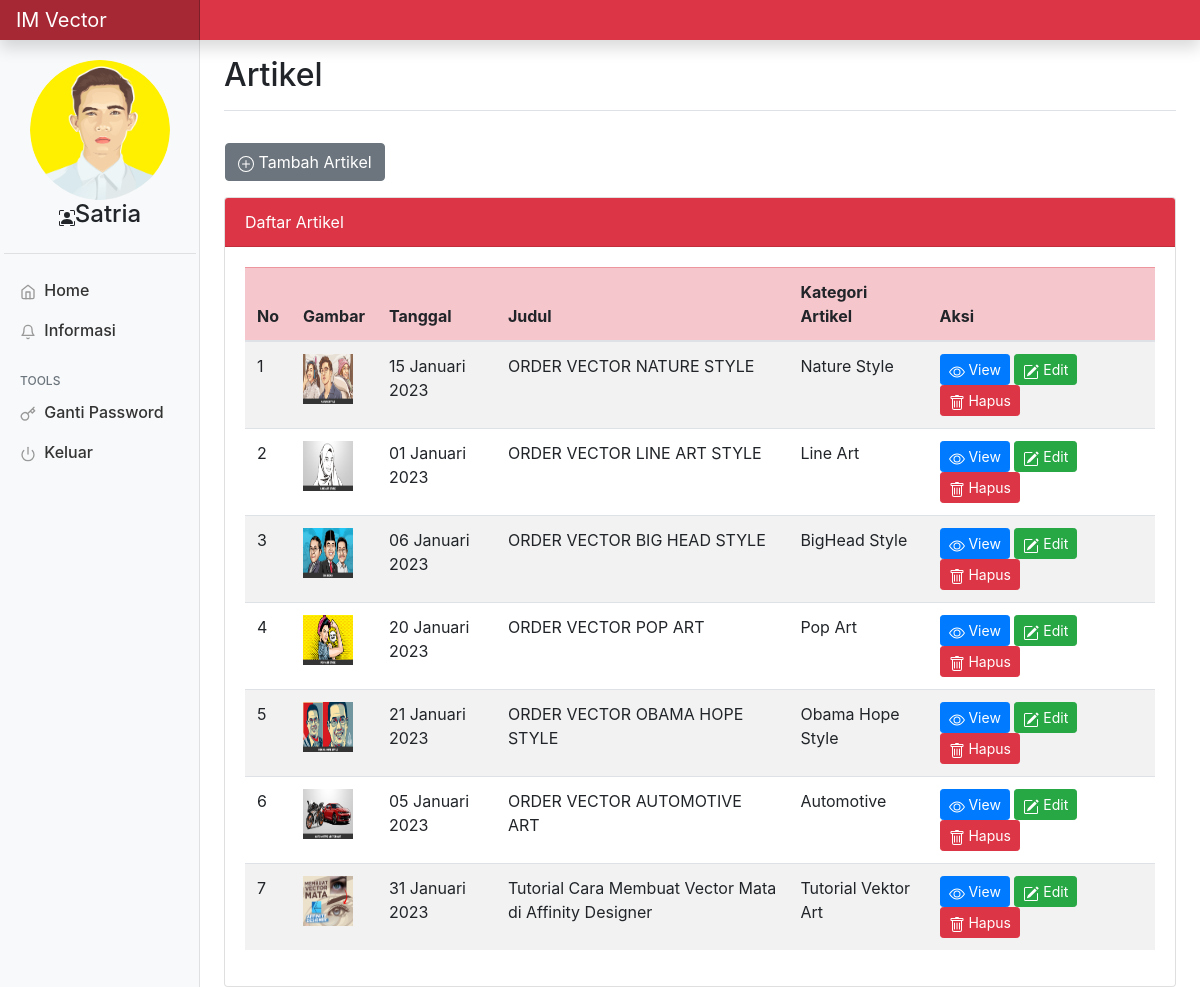
/backend/admin/layout.php?page=informasi (signed in), run on the app's committed database.
### tables this page shows
CREATE TABLE `db_login` (
  `id_login` int(11) NOT NULL,
  `nama` varchar(50) NOT NULL,
  `username` varchar(50) NOT NULL,
  `password` varchar(255) NOT NULL
);

CREATE TABLE `tbl_berita` (
  `id_berita` int(11) NOT NULL,
  `kategori` varchar(255) NOT NULL,
  `judul` varchar(255) NOT NULL,
  `isi` text NOT NULL,
  `tanggal` date NOT NULL,
  `gambar` varchar(255) NOT NULL
);

### backend/admin/format_tanggal.php (called while the page is built)
<?php
function tgl_indo($tanggal){
	$bulan = array (
		1 =>   'Januari',
		'Februari',
		'Maret',
		'April',
		'Mei',
		'Juni',
		'Juli',
		'Agustus',
		'September',
		'Oktober',
		'November',
		'Desember'
	);
	$pecahkan = explode('-', $tanggal);
	return $pecahkan[2] . ' ' . $bulan[ (int)$pecahkan[1] ] . ' ' . $pecahkan[0];
}
?>

### backend/admin/informasi.php (the view, shortened to what this page needs)
<div class="d-flex justify-content-between flex-wrap flex-md-nowrap align-items-center pt-3 pb-2 mb-3 border-bottom">
	<h1 class="h2">Artikel</h1>
</div>
<div class="row">
	<button type="button" class="m-3 btn btn-secondary" data-toggle="modal" data-target="#tambah-data">
		Tambah Artikel
	</button>
	<div class="col-lg-12">
		<div class="card">
			<div class="card-header bg-danger text-white">
				Daftar Artikel
			</div>
			<div class="card-body">
				<table class="table table-striped">
					<thead class="table-danger">
						<tr>
							<th scope="col">No</th>
							<th scope="col">Gambar</th>
							<th scope="col">Tanggal</th>
							<th scope="col">Judul</th>
							<th scope="col">Kategori Artikel</th>
							<th class="col-lg-3">Aksi</th>
						</tr>
					</thead>
					<tbody>
						<?php
						include '../koneksi.php';
						$sql = "SELECT * FROM tbl_berita";
						$no ="1";
						$result = mysqli_query($konek, $sql);
						include 'format_tanggal.php';
						while($berita = mysqli_fetch_array($result)){
							$date 		= $berita['tanggal'];
							$tanggal 	= tgl_indo("$date");
							?>
							<tr>
								<td><?php echo $no++; ?></td>
								<td><a href="gambar/<?php echo $berita['gambar']?>" target="_blink"><?php echo "<img src='gambar/$berita[gambar]' width='50' height='50' />";?></a></td>
								<td><?php echo $tanggal ?></td>
								<td><?php echo $berita['judul']; ?></td>
								<td><?php echo $berita['kategori']; ?></td>
								<td>
									<a class="btn btn-primary btn-sm" href="layout.php?page=view&id_berita=<?php echo $berita['id_berita'] ?>"> View</a>
									<a type="button" class="btn btn-success btn-sm" data-toggle="modal" data-target="#edit-data<?php echo $berita['id_berita']?>"> Edit</a>
									<a href="proses-hapus.php?id_berita=<?php echo $berita['id_berita']?>" class='btn btn-danger btn-sm' onclick="return confirm('Apakah anda ingin menghapus ?')"> Hapus</a>
								</td>
							</tr>
						<?php  }?>
					</tbody>
				</table>
			</div>
		</div>
	</div>

### backend/admin/layout.php (shortened to what this page needs)
<?php
include '../koneksi.php';
$id = $_SESSION['id'];
$cek = mysqli_query($konek,"SELECT * FROM db_login WHERE id_login='$id'");
$row = mysqli_fetch_assoc($cek);
?>
<!doctype html>
<html lang="en">
<head>
  <link rel="stylesheet" type="text/css" href="../css/sweetalert2.min.css">
  <link rel="stylesheet" href="../css/font-awesome.min.css">
  <link rel="stylesheet" href="../css/bootstrap.css">
  <link rel="stylesheet" href="../css/dashboard.css">
  <link rel="stylesheet" href="https://cdn.jsdelivr.net/npm/bootstrap@4.5.3/dist/css/bootstrap.min.css"
>
  <link rel="stylesheet" href="../css/animate-3.5.2.min.css">
</head>
<body>
  <nav class="navbar navbar-dark sticky-top bg-danger flex-md-nowrap p-0 shadow">
    <a class="navbar-brand col-md-3 col-lg-2 mr-0 px-3" href="../../index.php">IM Vector</a>
  </nav>
  <div class="container-fluid">
    <div class="row">
      <nav id="sidebarMenu" class="col-md-3 col-lg-2 d-md-block bg-light sidebar collapse p-1">
        <div class="sidebar-sticky pt-3">
          <ul class="nav flex-column">
            <li class="nav-item text-center">
              <img src="../../assets/img/sat.png" class="bd-placeholder-img rounded-circle" width="140" height="140" xmlns="http://www.w3.org/2000/svg" role="img" aria-label="Placeholder: 140x140" preserveAspectRatio="xMidYMid slice" focusable="false"><title>Placeholder</title><rect width="100%" height="100%" fill="#777"/>
              <div class="d-flex justify-content-center align-items-center">
                <h4 class="text-center d-flex flex-right"><?php echo $row['nama']?></h4>
              </div>
            </li>
            <li class="nav-item">
              <hr>
              <a class="nav-link" href="layout.php?page=home">
                <span data-feather="home"></span>
                Home
              </a>
            </li>
            <li class="nav-item">
              <a class="nav-link" href="layout.php?page=informasi">
                <span data-feather="bell"></span>
                Informasi
              </a>
            </li>
          </ul>
          <h6 class="sidebar-heading d-flex justify-content-between align-items-center px-3 mt-4 mb-1 text-muted">
            <span>TOOLS</span>
          </h6>
          <ul class="nav flex-column mb-2">
            <li class="nav-item">
              <a class="nav-link" href="layout.php?page=ganti-password">
                <span data-feather="key"></span>
                Ganti Password
              </a>
            </li>
            <li class="nav-item">
              <a class="nav-link" href="../keluar.php">
                <span data-feather="power"></span>
                Keluar
              </a>
            </li>
          </ul>
        </div>
      </nav>
      <main role="main" class="col-md-9 ml-sm-auto col-lg-10 px-md-4">
        <?php
        if(isset($_GET['page'])){
          if($_GET['page'] == 'home'){
            include 'home.php';
          }elseif($_GET['page'] == 'ganti-password'){
            include 'ganti_password.php';
          }elseif($_GET['page'] == 'informasi'){
            include 'informasi.php';
          }elseif($_GET['page'] == 'tambah-data'){
            include 'tambah-data.php';
          }elseif($_GET['page'] == 'view'){
            include 'view.php';
          }elseif($_GET['page'] == 'edit-data'){
            include 'detail-data.php';
          }else{
            include 'home.php';
          }
        }else{
         include 'home.php';
       }
       ?>
     </main>
   </div>
 </div>
</body>
</html>

### backend/css/dashboard.css (style rules this page uses)
body { font-size: .875rem; }
.feather { width: 16px; height: 16px; vertical-align: text-bottom; }
.sidebar { position: fixed; top: 0; bottom: 0; left: 0; z-index: 100; padding: 48px 0 0; box-shadow: inset -1px 0 0 rgba(0, 0, 0, .1); }
.sidebar-sticky { position: relative; top: 0; height: calc(100vh - 48px); padding-top: .5rem; overflow-x: hidden; overflow-y: auto; }
.sidebar .nav-link { font-weight: 500; color: #333; }
.sidebar .nav-link .feather { margin-right: 4px; color: #999; }
.sidebar-heading { font-size: .75rem; text-transform: uppercase; }
.navbar-brand { padding-top: .75rem; padding-bottom: .75rem; font-size: 1rem; background-color: rgba(0, 0, 0, .25); box-shadow: inset -1px 0 0 rgba(0, 0, 0, .25); }

### backend/admin/layout.php (style rules this page uses)
.bd-placeholder-img { font-size: 1.125rem; text-anchor: middle; -webkit-user-select: none; -moz-user-select: none; -ms-user-select: none; user-select: none; }

### data on the page
db_login: nama "Satria"
tbl_berita: gambar (picture), tanggal "15 Januari 2023", judul "ORDER VECTOR NATURE STYLE", kategori "Nature Style"
tbl_berita: gambar (picture), tanggal "01 Januari 2023", judul "ORDER VECTOR LINE ART STYLE", kategori "Line Art"
tbl_berita: gambar (picture), tanggal "06 Januari 2023", judul "ORDER VECTOR BIG HEAD STYLE", kategori "BigHead Style"
tbl_berita: gambar (picture), tanggal "20 Januari 2023", judul "ORDER VECTOR POP ART", kategori "Pop Art"
tbl_berita: gambar (picture), tanggal "21 Januari 2023", judul "ORDER VECTOR OBAMA HOPE STYLE", kategori "Obama Hope Style"
tbl_berita: gambar (picture), tanggal "05 Januari 2023", judul "ORDER VECTOR AUTOMOTIVE ART", kategori "Automotive"
tbl_berita: gambar (picture), tanggal "31 Januari 2023", judul "Tutorial Cara Membuat Vector Mata di Affinity Designer", kategori "Tutorial Vektor Art"
